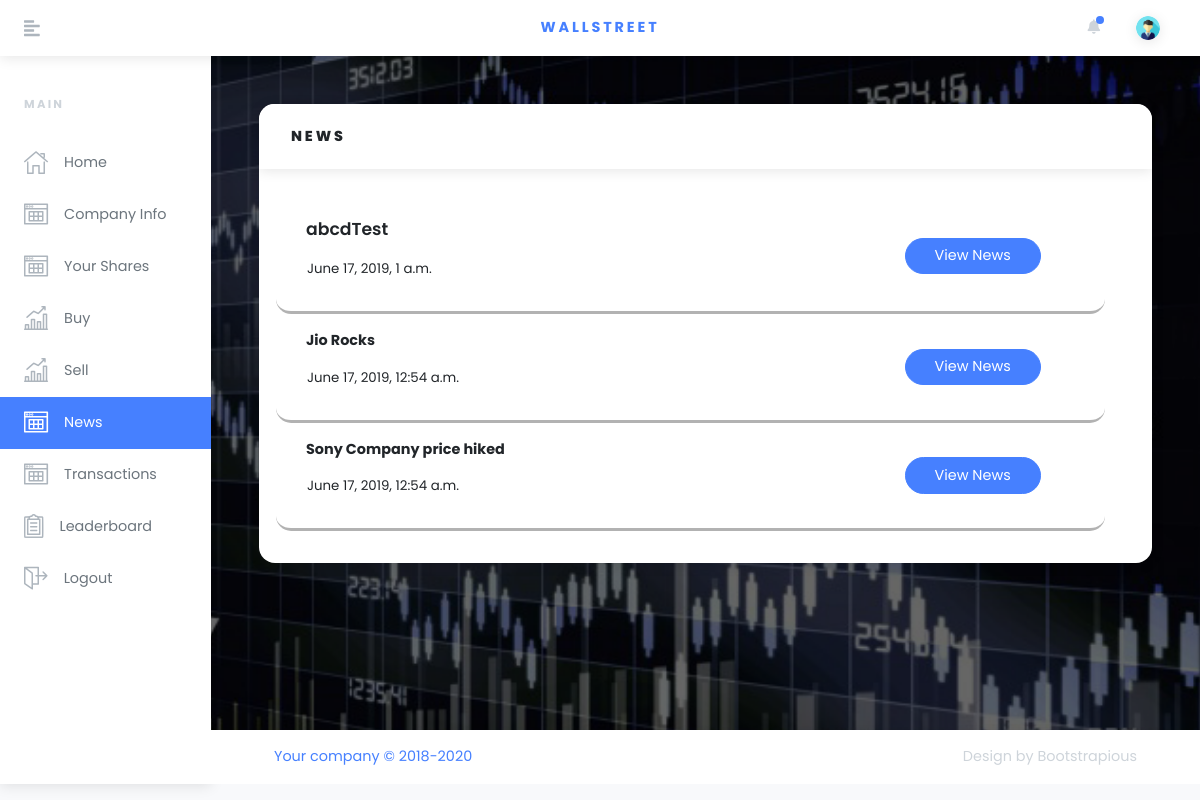
Screenshot of /news/ (signed in) with the database file from the repository.
### bazaar/models.py (models this page shows)
class News(models.Model):
    title = models.CharField(max_length=50)
    description = models.CharField(max_length=200)
    time = models.DateTimeField(default=datetime.now)

### bazaar/views.py (the view)
# urls.py: path('news/', views.NewsView.as_view(), name='news'),
class NewsView(View):
    template = 'bazaar/news.html'
    def get(self, request):
        profile = Profile.objects.filter(user=User.objects.get(username=request.user)).first()
        sensex = Global.objects.filter(pk=1).first().sensex
        news = News.objects.all()
        context = {"profile": profile, "sensex": sensex, "news": news[::-1]}
        return render(request, self.template, context)

### bazaar/templates/bazaar/news.html (shortened to what this page needs)
{% load static %}
<!DOCTYPE html>
<html>
  <head>
    <link rel="stylesheet" href="{% static 'bazaar/vendor/bootstrap/css/bootstrap.min.css'%}">
    <link rel="stylesheet" href="https://use.fontawesome.com/releases/v5.3.1/css/all.css">
    <link rel="stylesheet" href="{% static 'bazaar/css/orionicons.css'%}">
    <link rel="stylesheet" href="{% static 'bazaar/css/style.default.css'%}" id="theme-stylesheet">
    <link rel="stylesheet" href="{% static 'bazaar/css/custom.css'%}">
  </head>
  <body>
    <header class="header">
      <nav class="navbar navbar-expand-lg px-4 py-2 bg-white shadow"><a href="#" class="sidebar-toggler text-gray-500 mr-4 mr-lg-5 lead"><i class="fas fa-align-left"></i></a><a href="#" class="navbar-brand font-weight-bold text-uppercase text-base">Wallstreet</a>
        <ul class="ml-auto d-flex align-items-center list-unstyled mb-0">
          <li class="nav-item dropdown mr-3"><a id="notifications" href="http://example.com" data-toggle="dropdown" aria-haspopup="true" aria-expanded="false" class="nav-link dropdown-toggle text-gray-400 px-1"><i class="fa fa-bell"></i><span class="notification-icon"></span></a>
          </li>
          <li class="nav-item dropdown ml-auto"><a id="userInfo" href="http://example.com" data-toggle="dropdown" aria-haspopup="true" aria-expanded="false" class="nav-link dropdown-toggle"><img src="{% static 'bazaar/img/navLogo.png' %}" alt="Jason Doe" style="max-width: 1.5rem;" class="img-fluid rounded-circle shadow"></a>
          </li>
        </ul>
      </nav>
    </header>
    <div class="d-flex align-items-stretch">
      <div id="sidebar" class="sidebar py-3">
        <div class="text-gray-400 text-uppercase px-3 px-lg-4 py-4 font-weight-bold small headings-font-family">MAIN</div>
        <ul class="sidebar-menu list-unstyled">
              <li class="sidebar-list-item"><a href="{%url 'bazaar:index' %}" class="sidebar-link text-muted "><i class="o-home-1 mr-3 text-gray"></i><span>Home</span></a></li>
              <li class="sidebar-list-item"><a href="{%url 'bazaar:company' %}" class="sidebar-link text-muted"><i class="o-table-content-1 mr-3 text-gray"></i><span>Company Info</span></a></li>
              <li class="sidebar-list-item"><a href="../#sectionMyShares" class="sidebar-link text-muted"><i class="o-table-content-1 mr-3 text-gray"></i><span>Your Shares</span></a></li>
              <li class="sidebar-list-item"><a href="{%url 'bazaar:buy' %}" class="sidebar-link text-muted "><i class="o-sales-up-1 mr-3 text-gray"></i><span>Buy</span></a></li>
              <li class="sidebar-list-item"><a href="{%url 'bazaar:sell' %}" class="sidebar-link text-muted"><i class="o-sales-up-1 mr-3 text-gray"></i><span>Sell</span></a></li>
              <li class="sidebar-list-item"><a href="{%url 'bazaar:news' %}" class="sidebar-link text-muted active"><i class="o-table-content-1 mr-3 text-gray"></i><span>News</span></a></li>
              <li class="sidebar-list-item"><a href="{%url 'bazaar:transactions' %}" class="sidebar-link text-muted"><i class="o-table-content-1 mr-3 text-gray"></i><span>Transactions</span></a></li>
              <li class="sidebar-list-item"><a href="{%url 'bazaar:leaderboard' %}" class="sidebar-link text-muted"><i class="o-survey-1 mr-3 text-gray"></i><span>Leaderboard</span></a></li>
              <li class="sidebar-list-item"><a href="{%url 'bazaar:logoff'%}" class="sidebar-link text-muted"><i class="o-exit-1 mr-3 text-gray"></i><span>Logout</span></a></li>
        </ul>
      </div>
      <div class="page-holder w-100 d-flex flex-wrap">
        <div class="container-fluid px-xl-5">
          <section class="py-5">
            <div class="row">
              <div class="col-lg-12 mb-4">
                <div class="card">
                  <div class="card-header">
                    <h6 class="text-uppercase mb-0">News</h6>
                  </div>
                  <div class="card-body">
                    {% for n in news %}
                    <div class="row d-flex justify-content-around align-items-center p-3" style="width: 100%;border-bottom:3px solid rgba(0,0,0,0.3);border-radius: 15px;" >
                      <div class="col-lg-9">
                        <div class="form-group">
                            <div class="input-group-append">
                              {% if n == news.0 %}
                                <big type="text" style="font-weight: 600">{{ n.title }}</big>
                              {% else %}
                                <strong type="text" style="...">{{ n.title }}</strong>
                              {% endif %}
                            </div>
                          </div>
                          <p style="text-align:left; font-size:10pt">{{n.time}}</p>
                      </div>
                      <div class="col-lg-3">
                        <button type="button" id={{n.pk}} data-toggle="modal" data-target="#myModal{{n.pk}}" class="btn btn-primary ml-auto">View News </button>
                      </div>
                    </div>
                    {% endfor %}
                  </div>
                </div>
              </div>
            </div>
          </section>
        </div>
        <footer class="footer bg-white shadow align-self-end py-3 px-xl-5 w-100">
          <div class="container-fluid">
            <div class="row">
              <div class="col-md-6 text-center text-md-left text-primary">
                <p class="mb-2 mb-md-0">Your company &copy; 2018-2020</p>
              </div>
              <div class="col-md-6 text-center text-md-right text-gray-400">
                <p class="mb-0">Design by <a href="https://bootstrapious.com/admin-templates" class="external text-gray-400">Bootstrapious</a></p>
              </div>
            </div>
          </div>
        </footer>
      </div>
    </div>

### rows the page displays
News: title "abcdTest", time "June 17, 2019, 1 a.m."
News: title "Jio Rocks", time "June 17, 2019, 12:54 a.m."
News: title "Sony Company price hiked", time "June 17, 2019, 12:54 a.m."
